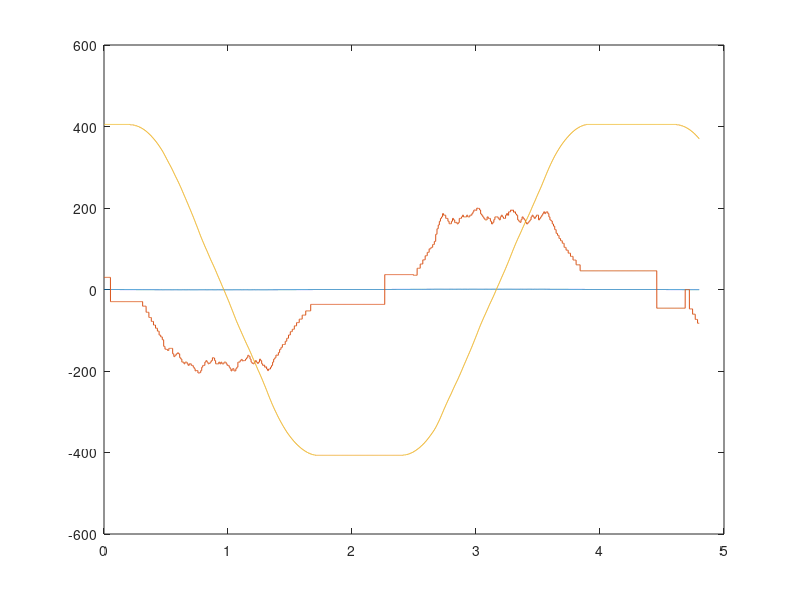
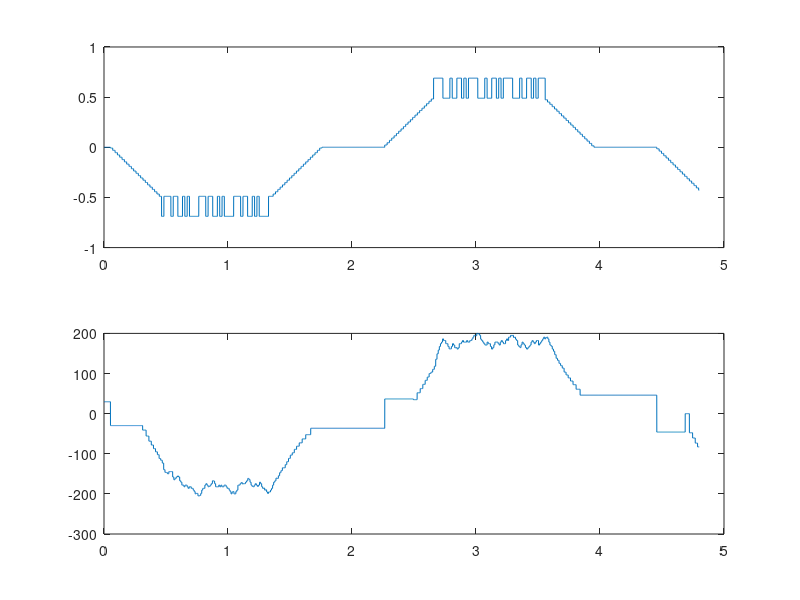

MATLAB code to generate these figures, in order: (Note: this script raises an error after producing the figures.)
load('dat_0p7.mat');

t = double(dat_0p7.X.Data);
y = double(dat_0p7.Y(1).Data)';
w = double(dat_0p7.Y(2).Data)';
u = double(dat_0p7.Y(3).Data)';

plot(t,u,t,w,t,y);
figure()
subplot(211), plot(t,u);
subplot(212), plot(t,w);

Te = t(2)-t(1);
i1 = 972;
i2 = 3075;
i3 = 5824;
i4 = 7983;

data_id_wu = iddata(w(i1:i2),u(i1:i2),Te);
data_vd_wu = iddata(w(i3:i4),u(i3:i4),Te);

data_id = iddata(y(i1:i2),w(i1:i2),Te);
data_vd = iddata(y(i3:i4),w(i3:i4),Te);


m_arx = arx(data_id_wu,[1,1,1]);
figure(),resid(m_arx,data_vd_wu);
figure(),compare(m_arx,data_vd_wu);

m_arx_th_w = arx(data_id,[1,1,0]);
figure(),resid(m_arx_th_w,data_vd);
figure(),compare(m_arx_th_w,data_vd);

%rafinare prin pem
m_arx_th_w_pem = pem(m_arx_th_w,data_id);
figure(),resid(m_arx_th_w_pem,data_vd);
figure(),compare(m_arx_th_w_pem,data_vd);

%rafinare prin decimarea datelor
fd = 18; %factor de decimare
Ted = Te*fd;

data_id_wu_dec = iddata(w(i1:fd:i2),u(i1:fd:i2),Ted);
data_vd_wu_dec = iddata(w(i3:fd:i4),u(i3:fd:i4),Ted);

data_id_dec = iddata(y(i1:fd:i2),w(i1:fd:i2),Ted);
data_vd_dec = iddata(y(i3:fd:i4),w(i3:fd:i4),Ted);

m_arx_dec = arx(data_id_wu_dec,[1,1,1]);
figure(),resid(m_arx_dec,data_vd_wu_dec);
figure(),compare(m_arx_dec,data_vd_wu_dec);

m_arx_th_w_dec = arx(data_id_dec,[1,1,0]);
figure(),resid(m_arx_th_w_dec,data_vd_dec);
figure(),compare(m_arx_th_w_dec,data_vd_dec);

Hc_arx_th_w = tf(m_arx_th_w_dec.B(end)/Ted,[1,0]); %!!!